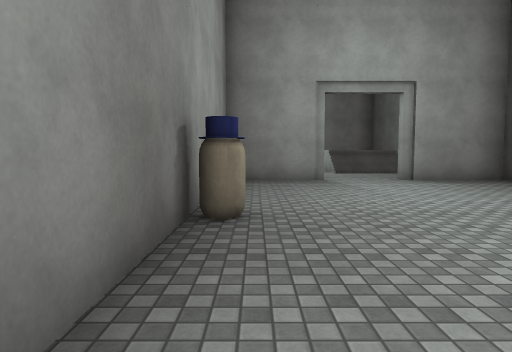
[1] (above)

15 first-person views from a walk through a 3-D level made in the Unity game engine. The camera is 1.4 m above the floor, tilts 4° down and sees 75° across. Doors are open. The floor is counted in squares, 2 m on a side. Each view is taken from the middle of a square. On the plan, view 1 faces up. The plan holds only what a view shows up to about 10 squares ahead; the rest is blank. Surface patterns are stand-ins for the level's own textures.

[2]
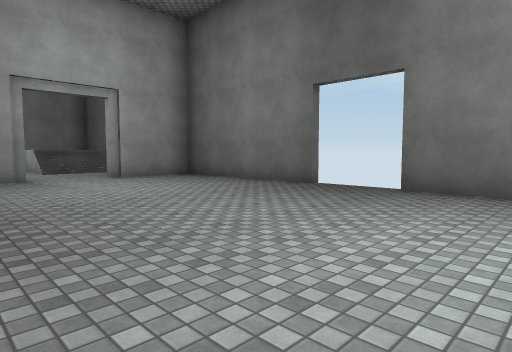

[3]
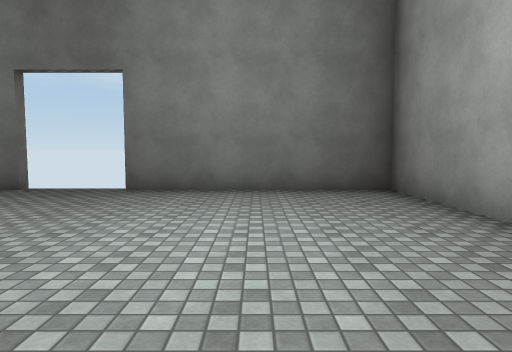

[4]
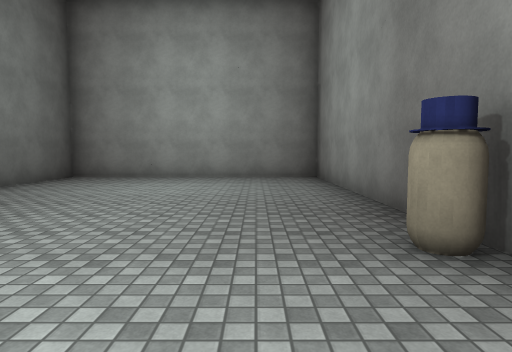

[5]
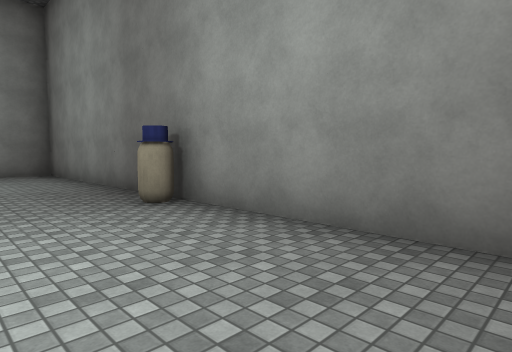

[6]
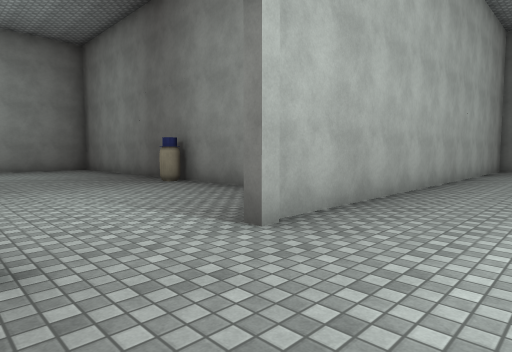

[7]
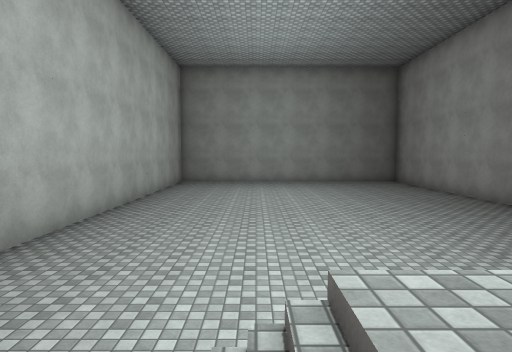

[8]
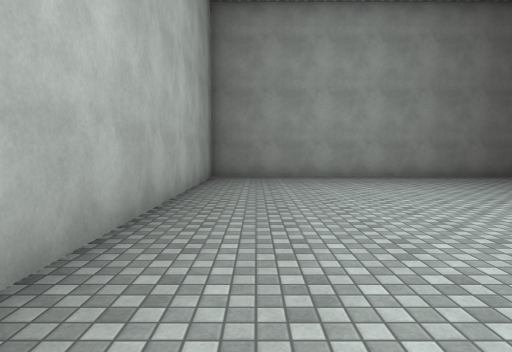

[9]
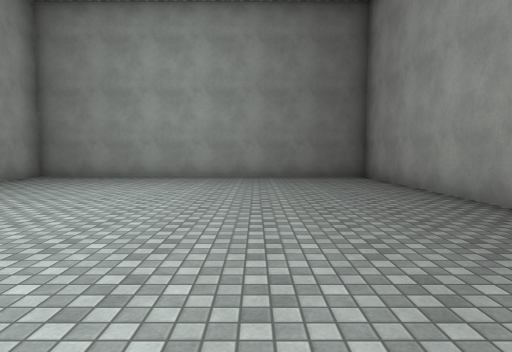

[10]
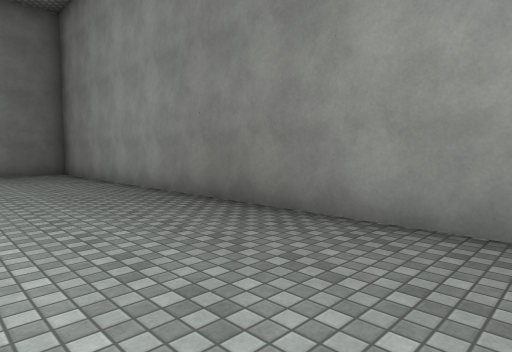

[11]
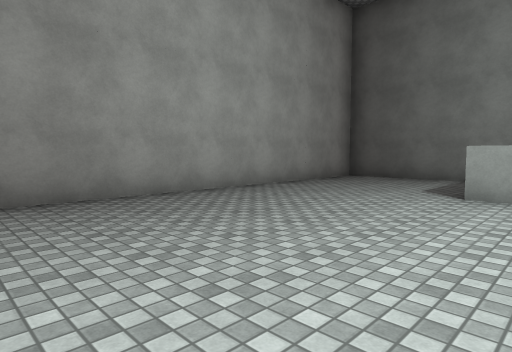

[12]
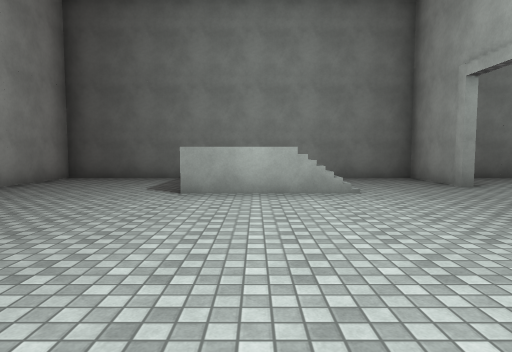

[13]
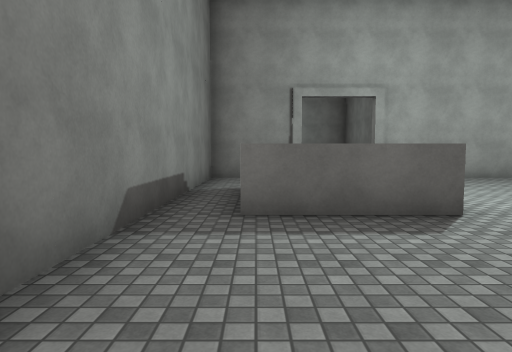

[14]
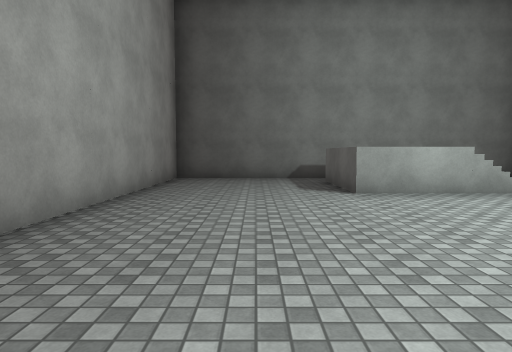

[15]
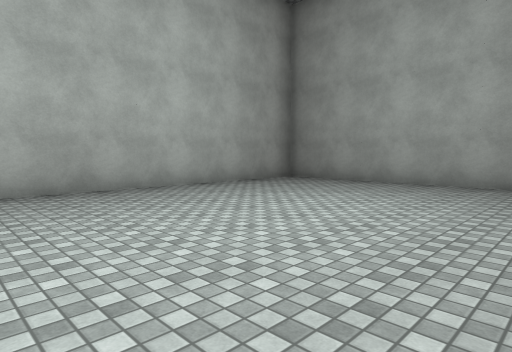

### Floor plan
Key: @ floor where view 1 was taken; # wall or solid block; . main floor; : floor 1.5 m higher than the main floor; / step, stairs or slope; D open door; O other object.
Columns run from 11 left of view 1 to 7 right of it. Each row starts with its distance up from view 1.
 19 ###################
 18 #.................#
 17 #.................#
 16 #.................#
 15 #.................#
 14 #.............::/.#
 13 #.............: /.#
 12 #.............///.#
 11 #.............///.#
 10 #.................#
  9 #.........###DD####
  8 ###########.......#
  7           #.......#
  6           #.......#
  5           #.......#
  4           #O......#
  3           #......D
  2           #......D
  1           #.......#
  0           #@......#
 -1           #.......#
 -2           #.......#
 -3           #.......#
 -4           #########

Where each view was taken, in squares from view 1:
view 1: 0 up, 0 right, facing up
view 2: 1 down, 0 right, facing up-right
view 3: 1 down, 0 right, facing right
view 4: 6 up, 1 right, facing down
view 5: 8 up, 2 right, facing down-left
view 6: 11 up, 4 right, facing down-left
view 7: 12 up, 4 right, facing left
view 8: 10 up, 1 left, facing left
view 9: 15 up, 1 left, facing left
view 10: 15 up, 1 right, facing up-left
view 11: 13 up, 3 left, facing up-right
view 12: 13 up, 3 left, facing right
view 13: 18 up, 5 right, facing down
view 14: 16 up, 3 left, facing right
view 15: 15 up, 3 left, facing down-left
